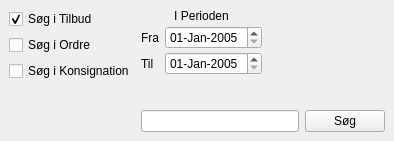
<ui version="4.0" >
 <author></author>
 <comment></comment>
 <exportmacro></exportmacro>
 <class>sForm</class>
 <widget class="QWidget" name="sForm" >
  <property name="geometry" >
   <rect>
    <x>0</x>
    <y>0</y>
    <width>394</width>
    <height>141</height>
   </rect>
  </property>
  <property name="minimumSize" >
   <size>
    <width>380</width>
    <height>141</height>
   </size>
  </property>
  <property name="maximumSize" >
   <size>
    <width>400</width>
    <height>141</height>
   </size>
  </property>
  <property name="windowTitle" >
   <string>Stk. Liste Søgning på Vare nr. og Vare tekst</string>
  </property>
  <layout class="QHBoxLayout" >
   <property name="margin" >
    <number>9</number>
   </property>
   <property name="spacing" >
    <number>6</number>
   </property>
   <item>
    <layout class="QHBoxLayout" >
     <property name="margin" >
      <number>0</number>
     </property>
     <property name="spacing" >
      <number>6</number>
     </property>
     <item>
      <layout class="QVBoxLayout" >
       <property name="margin" >
        <number>0</number>
       </property>
       <property name="spacing" >
        <number>6</number>
       </property>
       <item>
        <widget class="QCheckBox" name="SeekT" >
         <property name="text" >
          <string>Søg i Tilbud</string>
         </property>
         <property name="checked" >
          <bool>true</bool>
         </property>
        </widget>
       </item>
       <item>
        <widget class="QCheckBox" name="SeekO" >
         <property name="text" >
          <string>Søg i Ordre</string>
         </property>
        </widget>
       </item>
       <item>
        <widget class="QCheckBox" name="SeekK" >
         <property name="text" >
          <string>Søg i Konsignation</string>
         </property>
        </widget>
       </item>
       <item>
        <spacer>
         <property name="orientation" >
          <enum>Qt::Vertical</enum>
         </property>
         <property name="sizeHint" >
          <size>
           <width>20</width>
           <height>40</height>
          </size>
         </property>
        </spacer>
       </item>
      </layout>
     </item>
     <item>
      <layout class="QVBoxLayout" >
       <property name="margin" >
        <number>0</number>
       </property>
       <property name="spacing" >
        <number>6</number>
       </property>
       <item>
        <layout class="QHBoxLayout" >
         <property name="margin" >
          <number>0</number>
         </property>
         <property name="spacing" >
          <number>6</number>
         </property>
         <item>
          <layout class="QVBoxLayout" >
           <property name="margin" >
            <number>0</number>
           </property>
           <property name="spacing" >
            <number>3</number>
           </property>
           <item>
            <widget class="QLabel" name="label" >
             <property name="sizePolicy" >
              <sizepolicy>
               <hsizetype>5</hsizetype>
               <vsizetype>5</vsizetype>
               <horstretch>0</horstretch>
               <verstretch>0</verstretch>
              </sizepolicy>
             </property>
             <property name="text" >
              <string>I Perioden</string>
             </property>
             <property name="alignment" >
              <set>Qt::AlignCenter</set>
             </property>
            </widget>
           </item>
           <item>
            <layout class="QHBoxLayout" >
             <property name="margin" >
              <number>0</number>
             </property>
             <property name="spacing" >
              <number>6</number>
             </property>
             <item>
              <widget class="QLabel" name="label_2" >
               <property name="text" >
                <string>Fra</string>
               </property>
              </widget>
             </item>
             <item>
              <widget class="QDateEdit" name="p_From" >
               <property name="minimumDate" >
                <date>
                 <year>2005</year>
                 <month>1</month>
                 <day>1</day>
                </date>
               </property>
               <property name="displayFormat" >
                <string>dd-MMM-yyyy</string>
               </property>
              </widget>
             </item>
            </layout>
           </item>
           <item>
            <layout class="QHBoxLayout" >
             <property name="margin" >
              <number>0</number>
             </property>
             <property name="spacing" >
              <number>6</number>
             </property>
             <item>
              <widget class="QLabel" name="label_3" >
               <property name="text" >
                <string>Til</string>
               </property>
              </widget>
             </item>
             <item>
              <widget class="QDateEdit" name="p_To" >
               <property name="date" >
                <date>
                 <year>2005</year>
                 <month>1</month>
                 <day>1</day>
                </date>
               </property>
               <property name="minimumDate" >
                <date>
                 <year>2005</year>
                 <month>1</month>
                 <day>1</day>
                </date>
               </property>
               <property name="displayFormat" >
                <string>dd-MMM-yyyy</string>
               </property>
              </widget>
             </item>
            </layout>
           </item>
           <item>
            <spacer>
             <property name="orientation" >
              <enum>Qt::Vertical</enum>
             </property>
             <property name="sizeHint" >
              <size>
               <width>20</width>
               <height>40</height>
              </size>
             </property>
            </spacer>
           </item>
          </layout>
         </item>
         <item>
          <spacer>
           <property name="orientation" >
            <enum>Qt::Horizontal</enum>
           </property>
           <property name="sizeHint" >
            <size>
             <width>40</width>
             <height>20</height>
            </size>
           </property>
          </spacer>
         </item>
        </layout>
       </item>
       <item>
        <spacer>
         <property name="orientation" >
          <enum>Qt::Vertical</enum>
         </property>
         <property name="sizeHint" >
          <size>
           <width>20</width>
           <height>40</height>
          </size>
         </property>
        </spacer>
       </item>
       <item>
        <layout class="QHBoxLayout" >
         <property name="margin" >
          <number>0</number>
         </property>
         <property name="spacing" >
          <number>6</number>
         </property>
         <item>
          <widget class="QLineEdit" name="seekTxtInput" />
         </item>
         <item>
          <widget class="QPushButton" name="seek" >
           <property name="text" >
            <string>Søg</string>
           </property>
          </widget>
         </item>
        </layout>
       </item>
      </layout>
     </item>
    </layout>
   </item>
  </layout>
 </widget>
 <pixmapfunction></pixmapfunction>
 <resources/>
 <connections/>
</ui>
